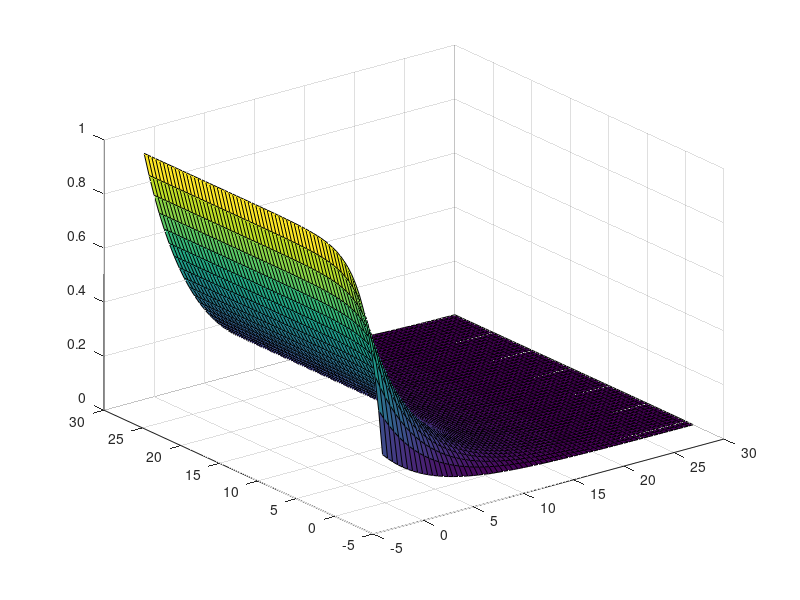

Write MATLAB code to recreate this figure.
[X,Y] = meshgrid(-1:0.5:30,-1:0.5:30);
Z = 0.2*0.5*exp(-0.2*X-0.5*Y)
%surf(X,Y,cumsum(cumsum(Z,1),2))

surf(X,Y,cumsum(Z,1))